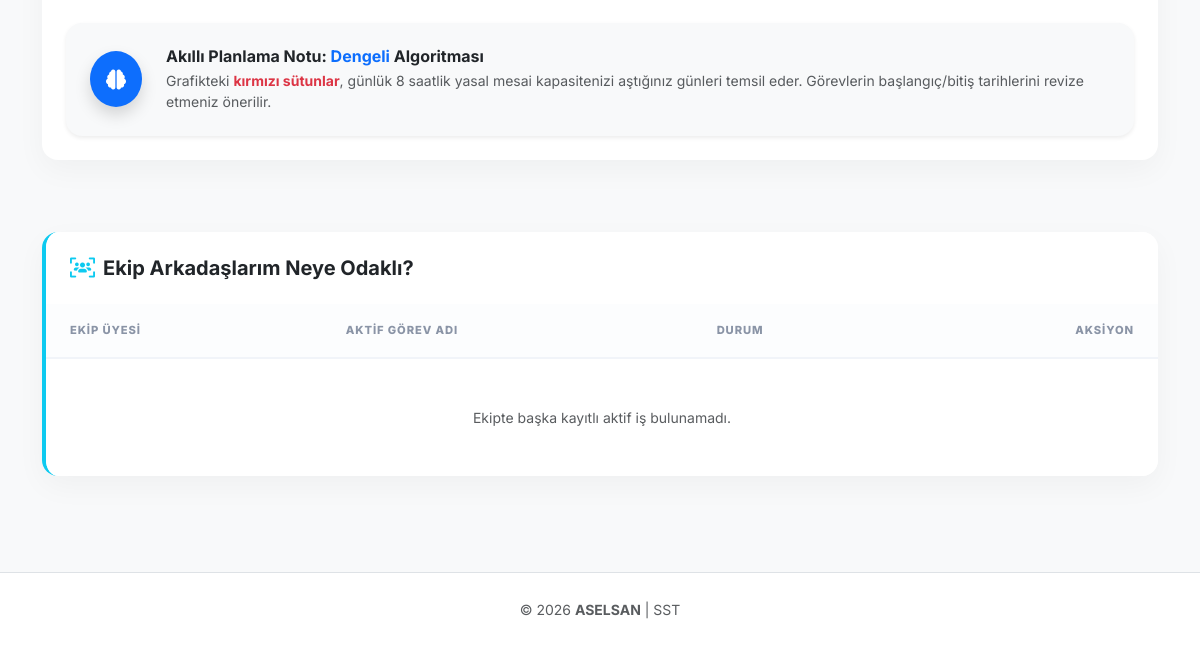
/dashboard/employee/ (signed in, lower part), run on an earlier commit of the app's database.
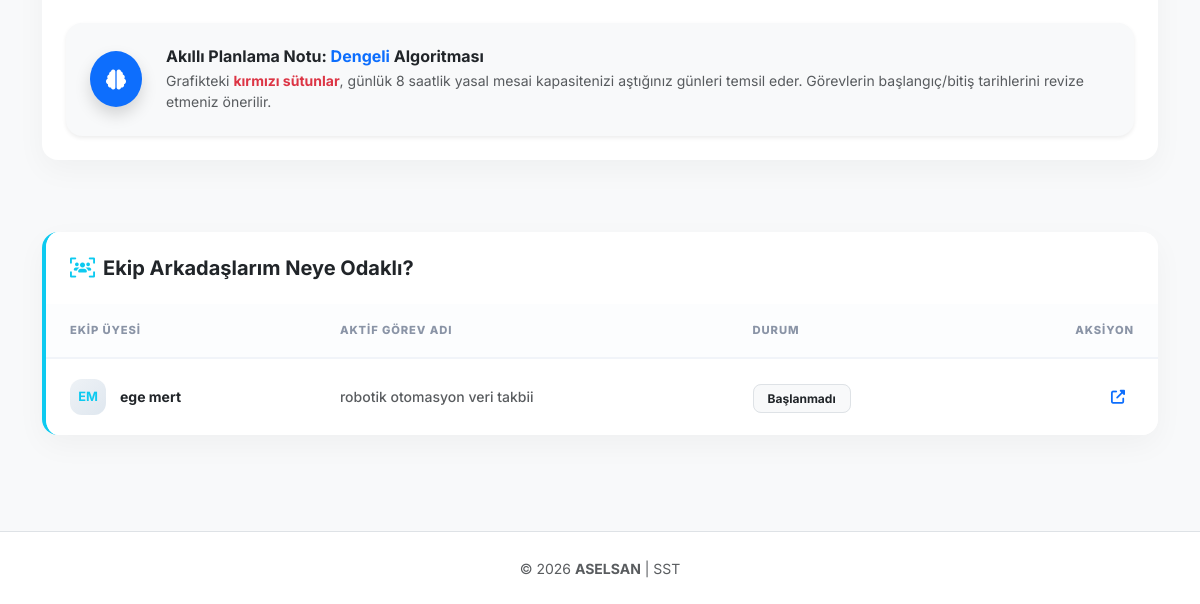
And on a later commit of the database.
### core/models.py (models this page shows, shortened)
class Task(models.Model):
    PRIORITY_CHOICES = (
        ('yuksek', 'Yüksek'),
        ('orta', 'Orta'),
        ('dusuk', 'Düşük'),
    )
    STATUS_CHOICES = (
        ('baslanmadi', 'Başlanmadı'),
        ('calisiliyor', 'Üzerinde Çalışılıyor'),
        ('duraklatildi', 'Duraklatıldı'),
        ('tamamlandi', 'Tamamlandı'),
        ('iptal', 'İptal Edildi'),
    )
    SIZE_CHOICES = (
        (1, '1 - En Düşük'),
        (2, '2 - Düşük'),
        (3, '3 - Orta'),
        (4, '4 - Yüksek'),
        (5, '5 - En Yüksek'),
    )
    title = models.CharField(max_length=200, verbose_name='İş Tanımı')
    description = models.TextField(verbose_name='Detaylı Açıklama', blank=True)
    priority = models.CharField(max_length=20, choices=PRIORITY_CHOICES, verbose_name='Öncelik')
    status = models.CharField(max_length=20, choices=STATUS_CHOICES, default='baslanmadi', verbose_name='İşin Durumu')
    size = models.IntegerField(choices=SIZE_CHOICES, verbose_name='İş Büyüklüğü (1-5)')
    start_date = models.DateField(verbose_name='Başlangıç Tarihi')
    due_date = models.DateField(verbose_name='Tamamlanma Tarihi')
    created_at = models.DateTimeField(auto_now_add=True, verbose_name='Oluşturulma Zamanı')
    updated_at = models.DateTimeField(auto_now=True, verbose_name='Son Güncelleme')
    created_by = models.ForeignKey(CustomUser, on_delete=models.CASCADE, related_name='created_tasks', verbose_name='Oluşturan Yönetici')
    assigned_to = models.ForeignKey(CustomUser, on_delete=models.CASCADE, related_name='assigned_tasks', verbose_name='Atanan Çalışan')
    partners = models.ManyToManyField(CustomUser, related_name='partner_tasks', blank=True, verbose_name='İş Ortakları')
    informees = models.ManyToManyField(CustomUser, related_name='informed_tasks', blank=True, verbose_name='Bilgilendirilecek Kişiler')
    planned_hours = models.DecimalField(max_digits=6, decimal_places=2, verbose_name='Planlanan Süre (Saat)')
    spent_hours = models.DecimalField(max_digits=6, decimal_places=2, default=0, verbose_name='Harcanan Süre (Saat)')
    class Meta:
        verbose_name = 'Görev'
        verbose_name_plural = 'Görevler'
        ordering = ['-created_at']

class CustomUser(AbstractUser):
    ROLE_CHOICES = (
        ('employee', 'Çalışan'),
        ('manager', 'Ekip Yöneticisi'),
    )
    TEAM_CHOICES = (
        ('team1', 'Yazılım Geliştirme Ekibi'),
        ('team2', 'Test ve Kalite Ekibi'),
        ('team3', 'DevOps Ekibi'),
    )
    role = models.CharField(max_length=20, choices=ROLE_CHOICES, default='employee', verbose_name='Rolü')
    title = models.CharField(max_length=100, verbose_name='Unvan / Sicil Bilgisi', blank=True)
    team = models.CharField(max_length=50, choices=TEAM_CHOICES, verbose_name='Ekip', blank=True, null=True)
    class Meta:
        verbose_name = 'Kullanıcı'
        verbose_name_plural = 'Kullanıcılar'

### core/views.py (the view, shortened to what this page needs)
# urls.py: path('dashboard/employee/', views.employee_dashboard, name='employee_dashboard'),
@login_required
def employee_dashboard(request):
    today = timezone.now().date()
    strategy = request.GET.get('strategy', 'balanced')
    date_range = request.GET.get('range', 'month')
    start_str = request.GET.get('start')
    end_str = request.GET.get('end')
    view_start = today
    view_end = today + timedelta(days=29)
    if date_range == 'custom' and start_str and end_str:
        try:
            view_start = datetime.strptime(start_str, '%Y-%m-%d').date()
            view_end = datetime.strptime(end_str, '%Y-%m-%d').date()
        except ValueError:
            pass
    elif date_range == 'week':
        view_end = view_start + timedelta(days=6)
    elif date_range == 'month':
        view_end = view_start + timedelta(days=29)
    elif date_range == 'year':
        view_end = view_start + timedelta(days=364)
    tasks = Task.objects.filter(
        Q(assigned_to=request.user) | Q(partners=request.user)
    ).distinct().order_by('due_date')
    alerts = []
    for task in tasks:
        if task.status not in ['tamamlandi', 'iptal']:
            if task.due_date < today:
                alerts.append({'task': task, 'type': 'danger', 'msg': 'Gecikti!'})
            elif (task.due_date - today).days <= 2:
                alerts.append({'task': task, 'type': 'warning', 'msg': 'Yaklaşıyor!'})
    today_tasks = tasks.filter(
        start_date__lte=today,
        due_date__gte=today
    ).exclude(status__in=['tamamlandi', 'iptal'])
    teammate_tasks = Task.objects.filter(
        assigned_to__team=request.user.team
    ).exclude(
        Q(assigned_to=request.user) | Q(partners=request.user)
    ).distinct().order_by('due_date')
    chart_data = calculate_workload_distribution(
        request.user,
        strategy=strategy,
        view_start=view_start,
        view_end=view_end
    )
    context = {
        'tasks': tasks,
        'teammate_tasks': teammate_tasks,
        'today_tasks': today_tasks,
        'alerts': alerts,
        'page_title': 'Görevlerim ve Ekip Takibi',
        'chart_labels': chart_data['labels'],
        'chart_data': chart_data['data'],
        'current_strategy': strategy,
        'current_range': date_range,
        'start_date_val': view_start.strftime('%Y-%m-%d'),
        'end_date_val': view_end.strftime('%Y-%m-%d'),
        'today': today,
    }
    return render(request, 'dashboard_employee.html', context)

### core/utils.py (called while the page is built, shortened)
def calculate_workload_distribution(user, strategy='balanced', view_start=None, view_end=None):
    tasks = Task.objects.filter(
        Q(assigned_to=user) | Q(partners=user),
        status__in=['baslanmadi', 'calisiliyor', 'duraklatildi']
    ).distinct()
    today = date.today()
    if not view_start:
        view_start = today
    if not view_end:
        view_end = view_start + timedelta(days=14)
    daily_workload = defaultdict(float)
    labels = []
    data = []
    delta = (view_end - view_start).days + 1
    if delta > 366: delta = 366
    if delta < 1: delta = 1 # Negatif tarih koruması
    for i in range(delta):
        day = view_start + timedelta(days=i)
        labels.append(day.strftime("%d %b"))
        val = daily_workload.get(day, 0)
        data.append(round(val, 2))
    return {'labels': labels, 'data': data}

### templates/dashboard_employee.html (shortened to what this page needs)
{% extends 'base.html' %}
{% block content %}
<div class="row mb-5">
    <div class="col-12">
        <div class="dashboard-card border-top border-primary border-4">
            <div class="card-body p-4">
                <div class="mt-4 p-4 bg-light rounded-4 border-0 d-flex align-items-center shadow-sm">
                    <div class="bg-primary text-white rounded-circle p-3 me-4 shadow">
                        <i class="fas fa-brain fa-lg"></i>
                    </div>
                    <div>
                        <h6 class="fw-bold text-dark mb-1">Akıllı Planlama Notu: <span id="chart-algo-name" class="text-primary">Dengeli</span> Algoritması</h6>
                        <p class="small text-muted mb-0">
                            Grafikteki <span class="text-danger fw-bold">kırmızı sütunlar</span>, günlük 8 saatlik yasal mesai kapasitenizi aştığınız günleri temsil eder.
                            Görevlerin başlangıç/bitiş tarihlerini revize etmeniz önerilir.
                        </p>
                    </div>
                </div>
            </div>
        </div>
    </div>
</div>
<div class="dashboard-card mb-5 border-start border-info border-4">
    <div class="card-header bg-white border-0 pt-4 pb-2 px-4">
        <h5 class="fw-bold mb-0 text-dark"><i class="fas fa-users-viewfinder me-2 text-info"></i>Ekip Arkadaşlarım Neye Odaklı?</h5>
    </div>
    <div class="card-body p-0 mt-3">
        <div class="table-responsive">
            <table class="table table-modern mb-0">
                <thead class="bg-light">
                    <tr>
                        <th class="ps-4">EKİP ÜYESİ</th>
                        <th>AKTİF GÖREV ADI</th>
                        <th>DURUM</th>
                        <th class="text-end pe-4">AKSİYON</th>
                    </tr>
                </thead>
                <tbody>
                    {% for t_task in teammate_tasks %}
                    <tr>
                        <td class="ps-4">
                            <div class="d-flex align-items-center">
                                <div class="avatar-circle bg-info-subtle text-info border-0 shadow-none" style="width: 36px; height: 36px; font-size: 0.8rem;">
                                    {{ t_task.assigned_to.first_name|first|upper }}{{ t_task.assigned_to.last_name|first|upper }}
                                </div>
                                <span class="fw-bold text-dark small">{{ t_task.assigned_to.get_full_name|default:t_task.assigned_to.username }}</span>
                            </div>
                        </td>
                        <td class="text-muted small fw-medium">{{ t_task.title|truncatechars:70 }}</td>
                        <td><span class="badge-soft bg-light text-dark border small fw-bold">{{ t_task.get_status_display }}</span></td>
                        <td class="text-end pe-4">
                            <a href="{% url 'task_detail' t_task.pk %}" class="btn btn-sm btn-link text-primary text-decoration-none fw-bold" title="Detay">
                                <i class="fas fa-external-link-alt"></i>
                            </a>
                        </td>
                    </tr>
                    {% empty %}
                    <tr><td colspan="4" class="text-center py-5 text-muted small italic">Ekipte başka kayıtlı aktif iş bulunamadı.</td></tr>
                    {% endfor %}
                </tbody>
            </table>
        </div>
    </div>
</div>
{% endblock %}

What changed in the data, as far as the page shows it:
added Task: assigned_to.first_name|first "E", assigned_to.last_name|first "M", assigned_to.get_full_name "ege mert", title "robotik otomasyon veri takbii", status "Başlanmadı"
Also different on the page:
text no longer shown: "Ekipte başka kayıtlı aktif iş bulunamadı."
